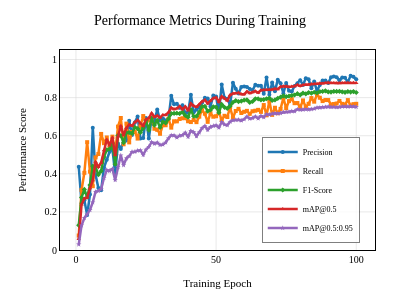

This figure's notebook cell:
### Code cell
import plotly.graph_objects as go

# Publication-Ready Single-Column Plot for YOLO11 Performance Metrics
fig_all = go.Figure()

# Color palette (colorblind-friendly)
colors = {
    'precision': '#1f77b4',    # Blue
    'recall': '#ff7f0e',       # Orange  
    'f1': '#2ca02c',           # Green
    'map50': '#d62728',        # Red
    'map50_95': '#9467bd'      # Purple
}

# Add all metrics
fig_all.add_trace(go.Scatter(
    x=df['epoch'], y=df['metrics/precision(B)'],
    mode='lines+markers', name='Precision',
    line=dict(color=colors['precision'], width=2.5),
    marker=dict(size=4, symbol='circle'),
    hovertemplate='<b>Epoch:</b> %{x}<br><b>Precision:</b> %{y:.4f}<extra></extra>'
))

fig_all.add_trace(go.Scatter(
    x=df['epoch'], y=df['metrics/recall(B)'],
    mode='lines+markers', name='Recall',
    line=dict(color=colors['recall'], width=2.5),
    marker=dict(size=4, symbol='square'),
    hovertemplate='<b>Epoch:</b> %{x}<br><b>Recall:</b> %{y:.4f}<extra></extra>'
))

fig_all.add_trace(go.Scatter(
    x=df['epoch'], y=df['f1_score'],
    mode='lines+markers', name='F1-Score',
    line=dict(color=colors['f1'], width=2.5),
    marker=dict(size=4, symbol='diamond'),
    hovertemplate='<b>Epoch:</b> %{x}<br><b>F1-Score:</b> %{y:.4f}<extra></extra>'
))

fig_all.add_trace(go.Scatter(
    x=df['epoch'], y=df['metrics/mAP50(B)'],
    mode='lines+markers', name='mAP@0.5',
    line=dict(color=colors['map50'], width=2.5),
    marker=dict(size=4, symbol='triangle-up'),
    hovertemplate='<b>Epoch:</b> %{x}<br><b>mAP@0.5:</b> %{y:.4f}<extra></extra>'
))

fig_all.add_trace(go.Scatter(
    x=df['epoch'], y=df['metrics/mAP50-95(B)'],
    mode='lines+markers', name='mAP@0.5:0.95',
    line=dict(color=colors['map50_95'], width=2.5),
    marker=dict(size=4, symbol='star'),
    hovertemplate='<b>Epoch:</b> %{x}<br><b>mAP@0.5:0.95:</b> %{y:.4f}<extra></extra>'
))

# Layout for single-column publication
fig_all.update_layout(
    title=dict(
        text='Performance Metrics During Training',
        x=0.5, xanchor='center',
        font=dict(size=14, family='Times New Roman', color='black')
    ),
    xaxis_title="Training Epoch",
    yaxis_title="Performance Score",
    font=dict(family="Times New Roman", size=11, color='black'),
    plot_bgcolor='white',
    paper_bgcolor='white',
    width=400,   # single-column width
    height=300,
    legend=dict(
        orientation="v", yanchor="middle", y=0.3, xanchor="right", x=0.95,
        font=dict(size=8, family='Times New Roman'),
        bgcolor='rgba(255,255,255,0.8)',
        bordercolor='black', borderwidth=0.5
    ),
    xaxis=dict(
        showgrid=True, gridwidth=0.5, gridcolor='lightgray',
        zeroline=False, title_font_size=11, tickfont_size=10,
        linecolor='black', linewidth=1, mirror=True
    ),
    yaxis=dict(
        showgrid=True, gridwidth=0.5, gridcolor='lightgray',
        zeroline=False, title_font_size=11, tickfont_size=10,
        linecolor='black', linewidth=1, mirror=True,
        range=[0, 1.05]
    ),
    margin=dict(l=60, r=25, t=50, b=50),
    showlegend=True
)

# Show figure
fig_all.show()
# Export as high-res PNG
fig_all.write_image("performance.png", width=400, height=300, scale=3)
fig_all.write_html("overall_performance_metrics.html")

### Figure 1 — Plotly figure (JSON) as saved in the notebook; plotly's stock layout.template omitted (floating-point values rounded to 4 significant figures)
{"data": [{"hovertemplate": "<b>Epoch:</b> %{x}<br><b>Precision:</b> %{y:.4f}<extra></extra>", "line": {"color": "#1f77b4", "width": 2.5}, "marker": {"size": 4, "symbol": "circle"}, "mode": "lines+markers", "name": "Precision", "type": "scatter", "x": [1, 2, 3, 4, 5, 6, 7, 8, 9, 10, 11, 12, 13, 14, 15, 16, 17, 18, 19, 20, 21, 22, 23, 24, 25, 26, 27, 28, 29, 30, 31, 32, 33, 34, 35, 36, 37, 38, 39, 40, 41, 42, 43, 44, 45, 46, 47, 48, 49, 50, 51, 52, 53, 54, 55, 56, 57, 58, 59, 60, 61, 62, 63, 64, 65, 66, 67, 68, 69, 70, 71, 72, 73, 74, 75, 76, 77, 78, 79, 80, 81, 82, 83, 84, 85, 86, 87, 88, 89, 90, 91, 92, 93, 94, 95, 96, 97, 98, 99, 100], "y": [0.4372, 0.2458, 0.2614, 0.1834, 0.2911, 0.6415, 0.3951, 0.3256, 0.3141, 0.4324, 0.474, 0.5159, 0.5308, 0.3996, 0.5597, 0.5299, 0.5727, 0.5742, 0.6786, 0.6042, 0.6697, 0.7003, 0.5859, 0.5878, 0.6933, 0.585, 0.6925, 0.6761, 0.7378, 0.6803, 0.6916, 0.6795, 0.6873, 0.8095, 0.7646, 0.7675, 0.7471, 0.7596, 0.72, 0.7203, 0.8154, 0.7233, 0.737, 0.7498, 0.7736, 0.7987, 0.7952, 0.7533, 0.8114, 0.8059, 0.7195, 0.8685, 0.7995, 0.7944, 0.7615, 0.878, 0.8469, 0.8218, 0.856, 0.859, 0.8559, 0.8453, 0.8384, 0.8671, 0.8618, 0.8623, 0.8204, 0.9057, 0.8152, 0.8795, 0.8339, 0.8943, 0.875, 0.8217, 0.8768, 0.8358, 0.8315, 0.8616, 0.8759, 0.8914, 0.8664, 0.9011, 0.896, 0.8498, 0.8845, 0.8343, 0.866, 0.8898, 0.8898, 0.8771, 0.9072, 0.9108, 0.9075, 0.8907, 0.905, 0.9039, 0.8815, 0.9149, 0.9096, 0.8964]}, {"hovertemplate": "<b>Epoch:</b> %{x}<br><b>Recall:</b> %{y:.4f}<extra></extra>", "line": {"color": "#ff7f0e", "width": 2.5}, "marker": {"size": 4, "symbol": "square"}, "mode": "lines+markers", "name": "Recall", "type": "scatter", "x": [1, 2, 3, 4, 5, 6, 7, 8, 9, 10, 11, 12, 13, 14, 15, 16, 17, 18, 19, 20, 21, 22, 23, 24, 25, 26, 27, 28, 29, 30, 31, 32, 33, 34, 35, 36, 37, 38, 39, 40, 41, 42, 43, 44, 45, 46, 47, 48, 49, 50, 51, 52, 53, 54, 55, 56, 57, 58, 59, 60, 61, 62, 63, 64, 65, 66, 67, 68, 69, 70, 71, 72, 73, 74, 75, 76, 77, 78, 79, 80, 81, 82, 83, 84, 85, 86, 87, 88, 89, 90, 91, 92, 93, 94, 95, 96, 97, 98, 99, 100], "y": [0.07599, 0.315, 0.4052, 0.5661, 0.4115, 0.3349, 0.4862, 0.5038, 0.6094, 0.5606, 0.5908, 0.5458, 0.5952, 0.5163, 0.6478, 0.693, 0.5548, 0.6635, 0.5649, 0.6199, 0.6206, 0.585, 0.6521, 0.7032, 0.6671, 0.6816, 0.6909, 0.6365, 0.6308, 0.6101, 0.6557, 0.6549, 0.6893, 0.6424, 0.6758, 0.6753, 0.6879, 0.6917, 0.6926, 0.6759, 0.6717, 0.6825, 0.6712, 0.7, 0.7343, 0.7154, 0.6727, 0.718, 0.6998, 0.7022, 0.7222, 0.6825, 0.7046, 0.6981, 0.7496, 0.6938, 0.7298, 0.7411, 0.7191, 0.7256, 0.7305, 0.7147, 0.7284, 0.7313, 0.7358, 0.7252, 0.7611, 0.7071, 0.7804, 0.7094, 0.7468, 0.718, 0.7407, 0.7979, 0.744, 0.7818, 0.7918, 0.7708, 0.7716, 0.7489, 0.7852, 0.7509, 0.7674, 0.7976, 0.7788, 0.8162, 0.7994, 0.7818, 0.7873, 0.7872, 0.7638, 0.7663, 0.769, 0.7825, 0.7672, 0.7639, 0.787, 0.7584, 0.7659, 0.7675]}, {"hovertemplate": "<b>Epoch:</b> %{x}<br><b>F1-Score:</b> %{y:.4f}<extra></extra>", "line": {"color": "#2ca02c", "width": 2.5}, "marker": {"size": 4, "symbol": "diamond"}, "mode": "lines+markers", "name": "F1-Score", "type": "scatter", "x": [1, 2, 3, 4, 5, 6, 7, 8, 9, 10, 11, 12, 13, 14, 15, 16, 17, 18, 19, 20, 21, 22, 23, 24, 25, 26, 27, 28, 29, 30, 31, 32, 33, 34, 35, 36, 37, 38, 39, 40, 41, 42, 43, 44, 45, 46, 47, 48, 49, 50, 51, 52, 53, 54, 55, 56, 57, 58, 59, 60, 61, 62, 63, 64, 65, 66, 67, 68, 69, 70, 71, 72, 73, 74, 75, 76, 77, 78, 79, 80, 81, 82, 83, 84, 85, 86, 87, 88, 89, 90, 91, 92, 93, 94, 95, 96, 97, 98, 99, 100], "y": [0.1295, 0.2761, 0.3178, 0.277, 0.341, 0.4401, 0.4359, 0.3956, 0.4145, 0.4882, 0.526, 0.5304, 0.5611, 0.4505, 0.6006, 0.6005, 0.5636, 0.6156, 0.6166, 0.6119, 0.6442, 0.6374, 0.6172, 0.6403, 0.6799, 0.6296, 0.6917, 0.6557, 0.6801, 0.6433, 0.6732, 0.667, 0.6883, 0.7163, 0.7175, 0.7184, 0.7163, 0.7241, 0.706, 0.6974, 0.7366, 0.7023, 0.7026, 0.724, 0.7535, 0.7548, 0.7288, 0.7352, 0.7515, 0.7505, 0.7209, 0.7644, 0.749, 0.7432, 0.7555, 0.7751, 0.784, 0.7794, 0.7816, 0.7867, 0.7882, 0.7745, 0.7795, 0.7934, 0.7938, 0.7878, 0.7896, 0.7942, 0.7974, 0.7854, 0.788, 0.7965, 0.8023, 0.8097, 0.805, 0.8079, 0.8112, 0.8136, 0.8205, 0.814, 0.8238, 0.8192, 0.8267, 0.8228, 0.8283, 0.8251, 0.8314, 0.8323, 0.8354, 0.8297, 0.8293, 0.8323, 0.8326, 0.8331, 0.8304, 0.828, 0.8315, 0.8294, 0.8315, 0.827]}, {"hovertemplate": "<b>Epoch:</b> %{x}<br><b>mAP@0.5:</b> %{y:.4f}<extra></extra>", "line": {"color": "#d62728", "width": 2.5}, "marker": {"size": 4, "symbol": "triangle-up"}, "mode": "lines+markers", "name": "mAP@0.5", "type": "scatter", "x": [1, 2, 3, 4, 5, 6, 7, 8, 9, 10, 11, 12, 13, 14, 15, 16, 17, 18, 19, 20, 21, 22, 23, 24, 25, 26, 27, 28, 29, 30, 31, 32, 33, 34, 35, 36, 37, 38, 39, 40, 41, 42, 43, 44, 45, 46, 47, 48, 49, 50, 51, 52, 53, 54, 55, 56, 57, 58, 59, 60, 61, 62, 63, 64, 65, 66, 67, 68, 69, 70, 71, 72, 73, 74, 75, 76, 77, 78, 79, 80, 81, 82, 83, 84, 85, 86, 87, 88, 89, 90, 91, 92, 93, 94, 95, 96, 97, 98, 99, 100], "y": [0.05754, 0.2384, 0.2708, 0.2749, 0.324, 0.3662, 0.4627, 0.436, 0.4587, 0.5243, 0.5802, 0.5483, 0.5902, 0.4968, 0.5955, 0.6524, 0.602, 0.6407, 0.658, 0.6524, 0.6704, 0.6814, 0.6644, 0.652, 0.6855, 0.6928, 0.7182, 0.699, 0.7054, 0.6952, 0.7091, 0.7083, 0.7222, 0.7464, 0.7391, 0.7432, 0.7541, 0.7394, 0.7528, 0.7325, 0.7691, 0.7569, 0.7502, 0.7655, 0.7794, 0.7875, 0.7693, 0.7842, 0.7962, 0.8005, 0.7782, 0.8061, 0.7961, 0.7847, 0.8135, 0.8211, 0.8224, 0.825, 0.8178, 0.8171, 0.8318, 0.8232, 0.8285, 0.834, 0.8257, 0.8387, 0.8399, 0.8406, 0.8413, 0.8429, 0.8467, 0.8444, 0.857, 0.8592, 0.8596, 0.8558, 0.8582, 0.8603, 0.8671, 0.8605, 0.866, 0.8676, 0.8682, 0.8711, 0.871, 0.8721, 0.8753, 0.8741, 0.8769, 0.8783, 0.8768, 0.8769, 0.8749, 0.8757, 0.8767, 0.8775, 0.8778, 0.8774, 0.8774, 0.8766]}, {"hovertemplate": "<b>Epoch:</b> %{x}<br><b>mAP@0.5:0.95:</b> %{y:.4f}<extra></extra>", "line": {"color": "#9467bd", "width": 2.5}, "marker": {"size": 4, "symbol": "star"}, "mode": "lines+markers", "name": "mAP@0.5:0.95", "type": "scatter", "x": [1, 2, 3, 4, 5, 6, 7, 8, 9, 10, 11, 12, 13, 14, 15, 16, 17, 18, 19, 20, 21, 22, 23, 24, 25, 26, 27, 28, 29, 30, 31, 32, 33, 34, 35, 36, 37, 38, 39, 40, 41, 42, 43, 44, 45, 46, 47, 48, 49, 50, 51, 52, 53, 54, 55, 56, 57, 58, 59, 60, 61, 62, 63, 64, 65, 66, 67, 68, 69, 70, 71, 72, 73, 74, 75, 76, 77, 78, 79, 80, 81, 82, 83, 84, 85, 86, 87, 88, 89, 90, 91, 92, 93, 94, 95, 96, 97, 98, 99, 100], "y": [0.0291, 0.1289, 0.1681, 0.1865, 0.2106, 0.2504, 0.3056, 0.3101, 0.3204, 0.378, 0.4202, 0.4154, 0.4263, 0.367, 0.4363, 0.497, 0.4456, 0.4809, 0.4923, 0.5151, 0.5155, 0.5216, 0.5232, 0.4999, 0.5264, 0.5416, 0.5665, 0.5579, 0.5641, 0.5511, 0.5535, 0.5644, 0.5864, 0.6025, 0.6015, 0.5909, 0.6003, 0.6028, 0.6157, 0.5951, 0.6251, 0.6188, 0.5978, 0.6171, 0.6394, 0.6509, 0.631, 0.6463, 0.6517, 0.6541, 0.6428, 0.6708, 0.6587, 0.6551, 0.6732, 0.6811, 0.6827, 0.6839, 0.6794, 0.6862, 0.7006, 0.6891, 0.6926, 0.7005, 0.6909, 0.7038, 0.6973, 0.7123, 0.7104, 0.7159, 0.7174, 0.7164, 0.7184, 0.7243, 0.7254, 0.7247, 0.7285, 0.7281, 0.7387, 0.736, 0.7366, 0.7393, 0.7372, 0.7387, 0.7415, 0.7472, 0.7472, 0.7493, 0.7511, 0.7525, 0.7504, 0.7515, 0.7497, 0.7507, 0.7532, 0.7532, 0.7525, 0.7536, 0.7534, 0.7515]}], "layout": {"font": {"color": "black", "family": "Times New Roman", "size": 11}, "height": 300, "legend": {"bgcolor": "rgba(255,255,255,0.8)", "bordercolor": "black", "borderwidth": 0.5, "font": {"family": "Times New Roman", "size": 8}, "orientation": "v", "x": 0.95, "xanchor": "right", "y": 0.3, "yanchor": "middle"}, "margin": {"b": 50, "l": 60, "r": 25, "t": 50}, "paper_bgcolor": "white", "plot_bgcolor": "white", "showlegend": true, "title": {"font": {"color": "black", "family": "Times New Roman", "size": 14}, "text": "Performance Metrics During Training", "x": 0.5, "xanchor": "center"}, "width": 400, "xaxis": {"gridcolor": "lightgray", "gridwidth": 0.5, "linecolor": "black", "linewidth": 1, "mirror": true, "showgrid": true, "tickfont": {"size": 10}, "title": {"font": {"size": 11}, "text": "Training Epoch"}, "zeroline": false}, "yaxis": {"gridcolor": "lightgray", "gridwidth": 0.5, "linecolor": "black", "linewidth": 1, "mirror": true, "range": [0, 1.05], "showgrid": true, "tickfont": {"size": 10}, "title": {"font": {"size": 11}, "text": "Performance Score"}, "zeroline": false}}}
